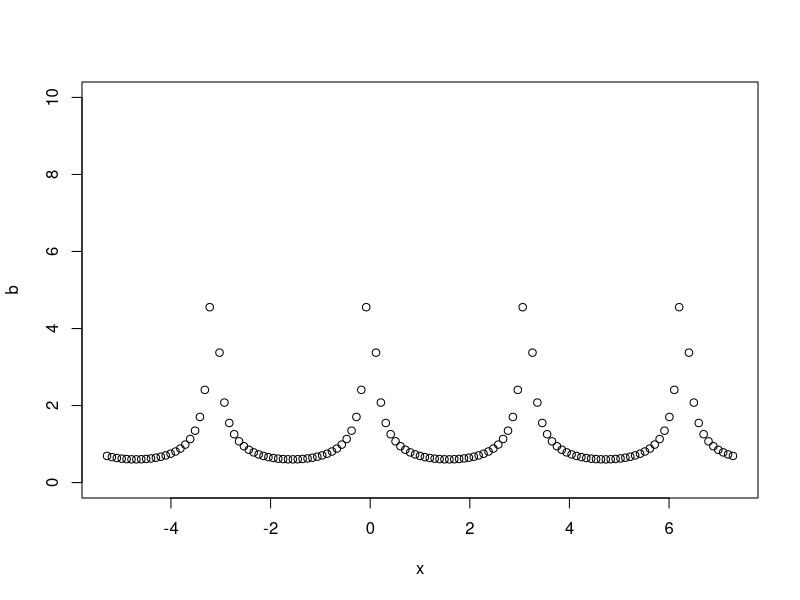
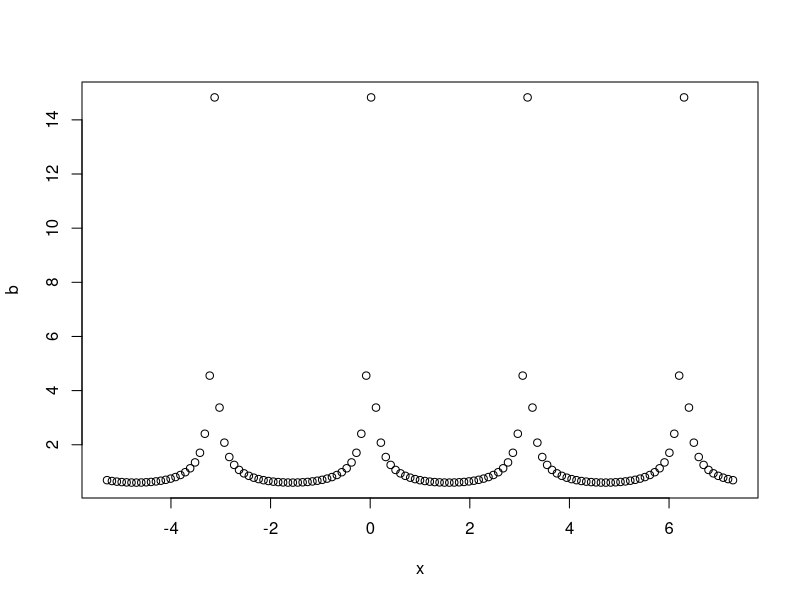
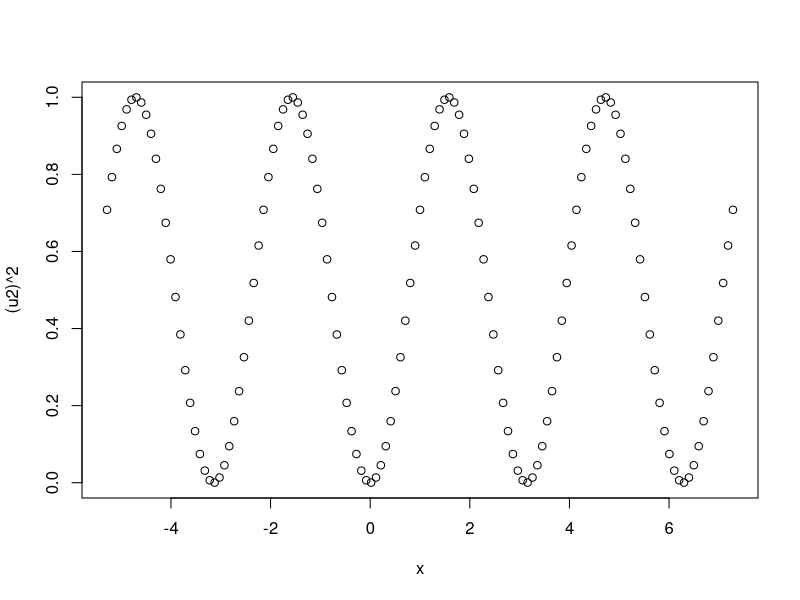
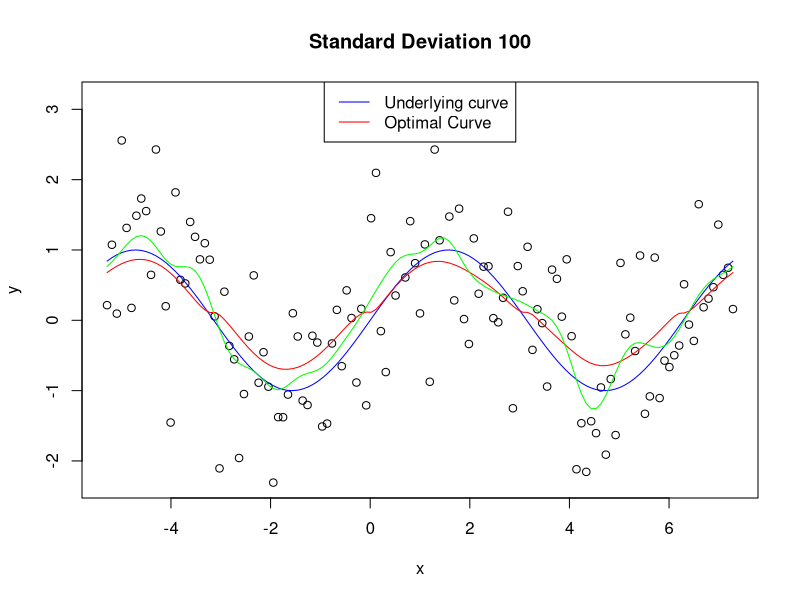
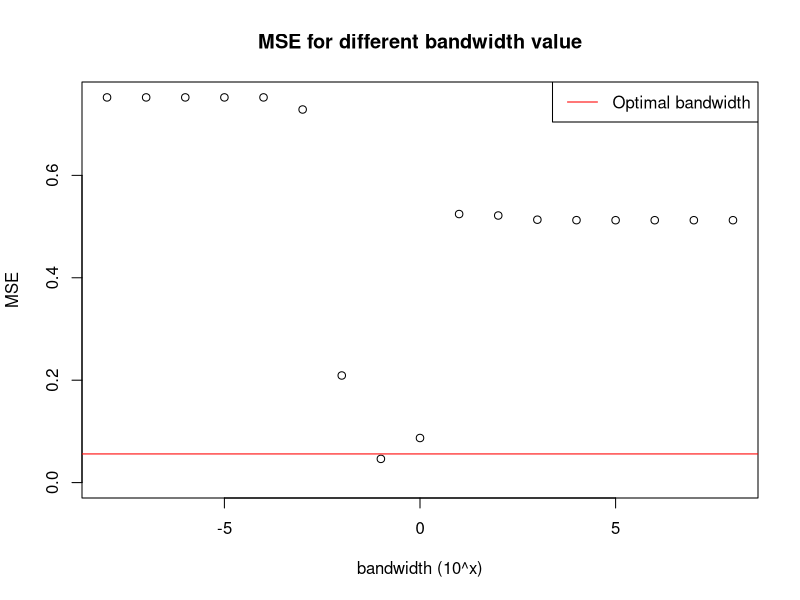
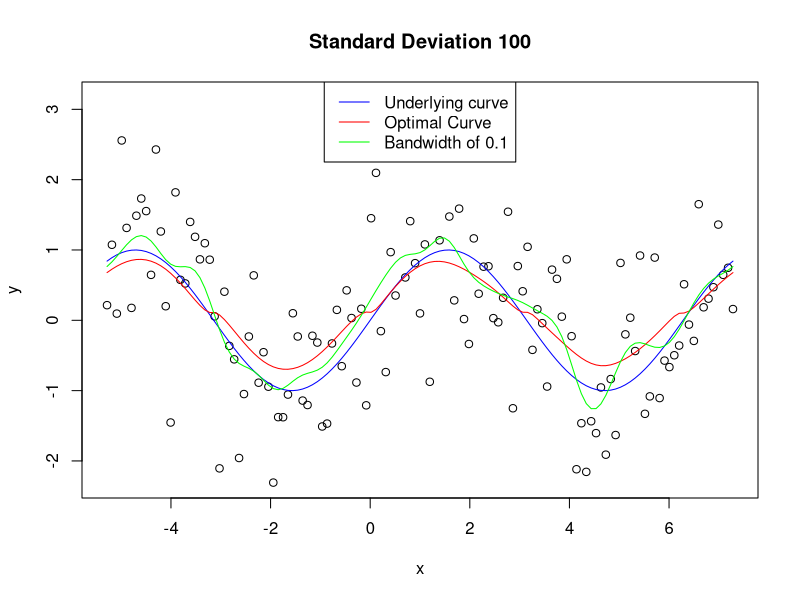

R code for these plots, in order:


circular.dis = function(x1, xn, x, const){
  start_point = x1 
  end_point = xn
  if(x <= const){
    d1 = const - x
    d2 = (x - start_point) + (end_point - const)
    
    return(min(d1^2, d2^2))
  }else
    d1 = const - x
    d2 = (const - start_point) + (end_point - x)
    return(min(d1^2, d2^2))
}

#testing the circular distance

x = seq(1,11,1)
circular.dis(1, 10, 1,10)

#apply circular.dis for a vector
circular.dis.vec = function(x, const){
  y = rep(NA, length(x))
  for (i in 1:length(x)) {
    y[i] = circular.dis(x[1], x[length(x)],x[i],const)
   
  }
  return(y)
}

#test circular.dis.vect

z = circular.dis.vec(x,7)

gauss.kernel = function(x, y,ind,b){
 # k = exp(-((x[ind] - x)^2)/(2*b))*(1/sqrt(2*pi*b))
  k = exp(-circular.dis.vec(x,x[ind])/(2*b)) 
  #print(k)
  yhat = sum(k*y)/sum(k)
  return(yhat)
  
}



gaussian.smooth = function(x,y,b){
  yhat = vector(length = length(y))
  for(i in 1:length(y)){
    yhat[i] = gauss.kernel(x,y,i,b[i])
  }
  return(yhat)
}

################################################################

set.seed(1)
x = seq(-2*pi + 1, 2*pi + 1, pi/32)
u =  sin(x)

sd = 1
var = sd^2
y = u + rnorm(length(u),0,sd)
n = length(y)

u2 = -sin(x)# #second derivative of u
b = (var/(2*sqrt(pi)*u2^2))^(2/5) #calculate optimal bandwidth

plot(x, b, ylim = c(-0,10))
plot(x, b)
plot(x, (u2)^2)



plot(x,y, main= "Standard Deviation 100")
lines(x, u, col = "blue")
lines(x, gaussian.smooth(x, y, b), col = "red")
lines(x,gaussian.smooth(x,y, rep(0.1, length(x))), col = "green")
legend("top", legend = c("Underlying curve", "Optimal Curve"), col = c("blue", "red"), lty = 1)

SSE = (gaussian.smooth(x,y, b) - u)^2
MSE = mean(SSE)

#MSE5 = mean(SSE[c(1:390)])


bandw = 10^(seq(-8,8,1))
MSE_b = NULL
#bandw
#(gaussian.smooth(x,y,bandw[1]) - u)^2

#MSE_b5 = NULL
for (i in 1:length(bandw)) {
  SSE_vec  = (gaussian.smooth(x,y, rep(bandw[i], length(x)) ) - u)^2
  # print(SSE_vec)
  MSE_b[i] = mean(SSE_vec)
  # print(MSE_b[i])
  # MSE_b5[i] = mean(SSE_vec[1:390])
  
}
#####################################################################
#The optimal bandwidth does not have the lowest MSE. This is due to the tail behavior????

plot(seq(-8,8,1), MSE_b, ylab = "MSE", xlab = "bandwidth (10^x)", ylim = c(0, max(MSE_b)), xlim = c(-8,8), main = "MSE for different bandwidth value" )
abline(h = MSE, col = "red") #MSE of optimal bandwidth
legend("topright", legend = c("Optimal bandwidth"), col = c("red"), lty = 1)

#Since bandwidth value 10^-1 has the lowest MSE, we are going to plot and compare this with the optimal curve. 

plot(x,y, main= "Standard Deviation 100")
lines(x, u, col = "blue")
lines(x, gaussian.smooth(x, y, b), col = "red")
lines(x,gaussian.smooth(x,y, rep(0.1, length(x))), col = "green")
legend("top", legend = c("Underlying curve", "Optimal Curve", "Bandwidth of 0.1"), col = c("blue", "red", "green"), lty = 1)

min(MSE_b)
MSE
